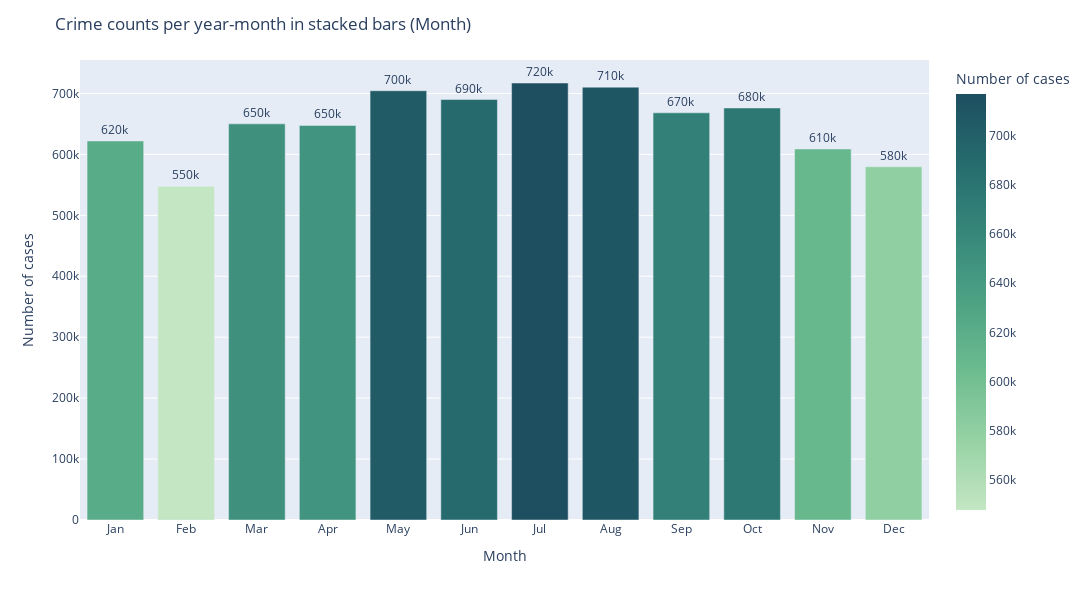

Notebook code for this chart:
### Markdown cell above
- bar graph confirms # getting lower
- 2015-2020: kind of flat
- 2020- less then increase in the end

### Code cell
#aggregate by month
agg_months = aux.groupby(['Month'])['Number of cases'].sum().reset_index()
agg_months.Month = agg_months.Month.astype(int)
agg_months.sort_values('Month',inplace=True)
agg_months.Month = ['Jan', 'Feb', 'Mar', 'Apr', 'May', 'Jun', 'Jul', 'Aug', 'Sep', 'Oct', 'Nov', 'Dec']

fig = px.bar(
    agg_months,
    x="Month",
    y="Number of cases",
    color="Number of cases",
    text="Number of cases",
    height=600,
    width=1400,
    color_continuous_scale=px.colors.sequential.Blugrn
)
fig.update_traces(texttemplate="%{text:.2s}", textposition="outside")
fig.update_layout(title_text="Crime counts per year-month in stacked bars (Month)")
fig.show()

### Figure 1 — Plotly figure (JSON) as saved in the notebook; plotly's stock layout.template omitted (floating-point values rounded to 4 significant figures)
{"data": [{"alignmentgroup": "True", "hovertemplate": "Month=%{x}<br>Number of cases=%{marker.color}<extra></extra>", "legendgroup": "", "marker": {"color": [622018, 547567, 650090, 647478, 704453, 690014, 717161, 710357, 668172, 676192, 608893, 579671], "coloraxis": "coloraxis"}, "name": "", "offsetgroup": "", "orientation": "v", "showlegend": false, "text": [622018, 547567, 650090, 647478, 704453, 690014, 717161, 710357, 668172, 676192, 608893, 579671], "textposition": "outside", "texttemplate": "%{text:.2s}", "type": "bar", "x": ["Jan", "Feb", "Mar", "Apr", "May", "Jun", "Jul", "Aug", "Sep", "Oct", "Nov", "Dec"], "xaxis": "x", "y": [622018, 547567, 650090, 647478, 704453, 690014, 717161, 710357, 668172, 676192, 608893, 579671], "yaxis": "y"}], "layout": {"barmode": "relative", "coloraxis": {"colorbar": {"title": {"text": "Number of cases"}}, "colorscale": [[0, "rgb(196, 230, 195)"], [0.1667, "rgb(150, 210, 164)"], [0.3333, "rgb(109, 188, 144)"], [0.5, "rgb(77, 162, 132)"], [0.6667, "rgb(54, 135, 122)"], [0.8333, "rgb(38, 107, 110)"], [1, "rgb(29, 79, 96)"]]}, "height": 600, "legend": {"tracegroupgap": 0}, "margin": {"t": 60}, "title": {"text": "Crime counts per year-month in stacked bars (Month)"}, "width": 1400, "xaxis": {"anchor": "y", "domain": [0, 1], "title": {"text": "Month"}}, "yaxis": {"anchor": "x", "domain": [0, 1], "title": {"text": "Number of cases"}}}}
